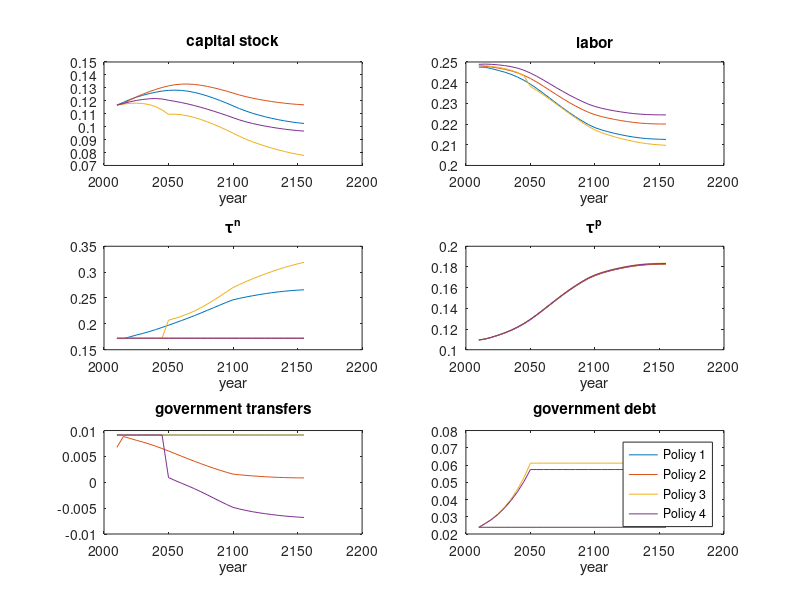

The MATLAB source for this figure:
%   Ch7_transition_figures.m
%
%   presents the figure for the transition in Chapter 7.4 in
%   Heer(2018), Public Economics - The Macroeconomic Perspective
%
%   first run Ch7_debt_transition.m for policy=0,1,2,3
%
%

load('Ch7_US_debt_transition.mat');

    nt1=30;
    periodst = linspace(2010,2010+5*nt1-5,nt1);
    periodst = periodst';

    figure
    subplot(3,2,1);
    plot(periodst,kt_policy0(1:nt1),periodst,kt_policy1(1:nt1),periodst,kt_policy2(1:nt1),periodst,kt_policy3(1:nt1));
    xlabel('year');
	title('capital stock');
    subplot(3,2,2);
    plot(periodst,nt_policy0(1:nt1),periodst,nt_policy1(1:nt1),periodst,nt_policy2(1:nt1),periodst,nt_policy3(1:nt1));
	title('labor');
    xlabel('year');
    subplot(3,2,3);
    plot(periodst,taunt_policy0(1:nt1)-taupt_policy0(1:nt1),periodst,taunt_policy1(1:nt1)-taupt_policy1(1:nt1),periodst,taunt_policy2(1:nt1)-taupt_policy2(1:nt1),periodst,taunt_policy3(1:nt1)-taupt_policy3(1:nt1));
	title('\tau^n');
    xlabel('year');
    subplot(3,2,4);
    plot(periodst,taupt_policy0(1:nt1),periodst,taupt_policy1(1:nt1),periodst,taupt_policy2(1:nt1),periodst,taupt_policy3(1:nt1));
	title('\tau^p');
    xlabel('year');
    subplot(3,2,5);
    plot(periodst,trt_policy0(1:nt1),periodst,trt_policy1(1:nt1),periodst,trt_policy2(1:nt1),periodst,trt_policy3(1:nt1));
	title('government transfers');
    xlabel('year');
    subplot(3,2,6);
    plot(periodst,bt_policy0(1:nt1),periodst,bt_policy1(1:nt1),periodst,bt_policy2(1:nt1),periodst,bt_policy3(1:nt1));
	title('government debt');
    xlabel('year');
    legend('Policy 1','Policy 2','Policy 3','Policy 4');
